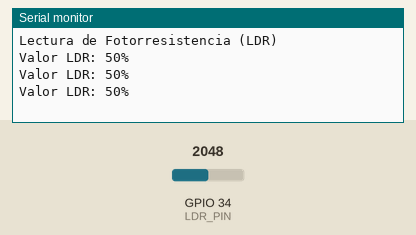
Bench run of a sketch on a simulated ESP32. On the bench: the last lines printed to the serial monitor. Inputs (shaded band) come from the test bench; at power-on: GPIO 34 (LDR_PIN) = 2048.

Above: at 1.3 s.
1.4 s: GPIO 34 (LDR_PIN) set to 2866
At 1.9 s:
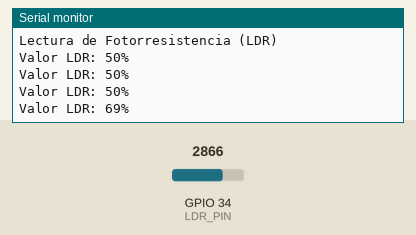
2.9 s: GPIO 34 (LDR_PIN) set to 3603
At 3.4 s:
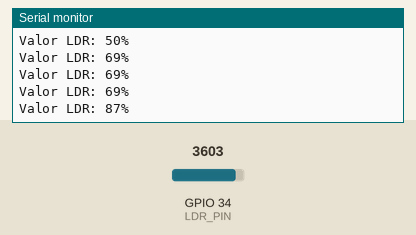
Timing chart, 0 to 5.9 s (numbered marks = the images above; inputs shaded):
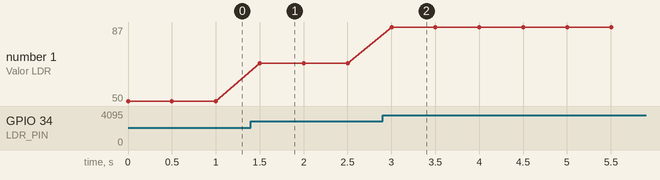

The sketch:

Fotorresistencia.ino
```cpp
//Grupo 4 Otero - Fraccaro - Ponczyk - Nisim

#define LDR_PIN 34

void setup() {
  Serial.begin(115200);
  Serial.println("Lectura de Fotorresistencia (LDR)");
}

void loop() {
  int lecturaLDR = analogRead(LDR_PIN);
  int valorLDR = map(lecturaLDR, 0, 4095, 0, 100);
  Serial.print("Valor LDR: ");
  Serial.print(valorLDR);
  Serial.println("%");

  delay(500);
}
```

Measured:
- after the input at 1.4 s, the serial monitor: prints a new line after 0.10 s (image 1)
- after the input at 2.9 s, the serial monitor: prints a new line after 0.10 s (image 2)
- plotted number 1: 50 → 69 after the input at 1.4 s, 69 → 87 after the input at 2.9 s
